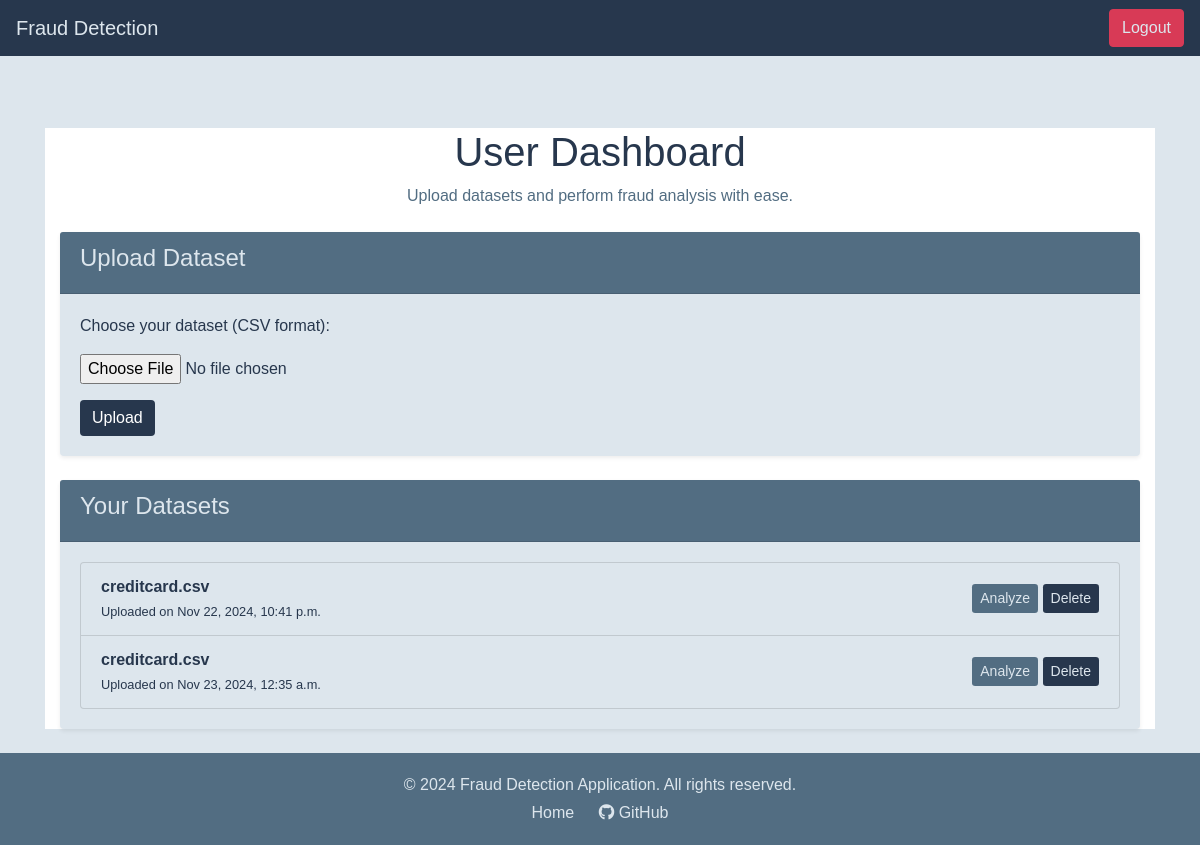
Screenshot of /user_dashboard/ (signed in) with the database file from the repository.
### detection/models.py (models this page shows, shortened)
class Dataset(models.Model):
    name = models.CharField(max_length=255)
    file = models.FileField(upload_to='datasets/')
    uploaded_at = models.DateTimeField(auto_now_add=True)
    uploaded_by = models.ForeignKey(User, on_delete=models.CASCADE)

### detection/views.py (the view, shortened to what this page needs)
# urls.py: path('user_dashboard/', views.user_dashboard_view, name='user_dashboard'),  # User dashboard
@login_required
def user_dashboard_view(request):
    datasets = Dataset.objects.filter(uploaded_by=request.user)  # Fetch user-specific datasets
    analysis_results = None
    scatter_url = None
    return render(request, 'user_dashboard.html', {
        'datasets': datasets,
        'analysis_results': analysis_results,
        'scatter_url': scatter_url,
    })

### detection/templates/user_dashboard.html (shortened to what this page needs)
{% extends 'base.html' %}
{% block content %}
<div class="container mt-5" style="background-color: #ffffff; font-family: Arial, sans-serif; color: #27374D;">
    <div class="text-center mb-4">
        <h1 style="color: #27374D;">User Dashboard</h1>
        <p style="color: #526D82;">Upload datasets and perform fraud analysis with ease.</p>
    </div>
    <div class="card shadow-sm mb-4" style="border: none; background-color: #DDE6ED;">
        <div class="card-header" style="background-color: #526D82; color: #DDE6ED;">
            <h4>Upload Dataset</h4>
        </div>
        <div class="card-body">
            <form method="post" enctype="multipart/form-data">
                <div class="form-group">
                    <label for="file">Choose your dataset (CSV format):</label>
                    <input type="file" name="file" class="form-control-file mt-2" required>
                </div>
                <button type="submit" class="btn btn-primary" style="background-color: #27374D; border: none;">Upload</button>
            </form>
        </div>
    </div>
    <div class="card shadow-sm mb-4" style="border: none; background-color: #DDE6ED;">
        <div class="card-header" style="background-color: #526D82; color: #DDE6ED;">
            <h4>Your Datasets</h4>
        </div>
        <div class="card-body">
            {% if datasets %}
                <ul class="list-group">
                    {% for dataset in datasets %}
                        <li class="list-group-item" style="background-color: #DDE6ED; color: #27374D;">
                            <div class="d-flex justify-content-between align-items-center">
                                <div>
                                    <strong>{{ dataset.name }}</strong><br>
                                    <small>Uploaded on {{ dataset.uploaded_at|date:"M d, Y, h:i a" }}</small>
                                </div>
                                <div>
                                    <a href="{% url 'fraud_detection' dataset_id=dataset.id %}" class="btn btn-sm" style="background-color: #526D82; color: #DDE6ED; border: none;">Analyze</a>
                                    <form method="post" action="{% url 'delete_dataset' dataset.id %}" class="d-inline">
                                        <button type="submit" class="btn btn-sm" style="background-color: #27374D; color: #DDE6ED; border: none;">Delete</button>
                                    </form>
                                </div>
                            </div>
                        </li>
                    {% endfor %}
                </ul>
            {% else %}
                <p class="text-muted text-center">No datasets available. Upload a dataset to get started.</p>
            {% endif %}
        </div>
    </div>
</div>
{% endblock %}

### detection/templates/base.html (style rules this page uses)
body { display: flex; flex-direction: column; min-height: 100vh; font-family: Arial, sans-serif; background-color: #DDE6ED; color: #27374D; }

### rows the page displays
Dataset: name "creditcard.csv", uploaded_at "Nov 22, 2024, 10:41 p.m."
Dataset: name "creditcard.csv", uploaded_at "Nov 23, 2024, 12:35 a.m."
